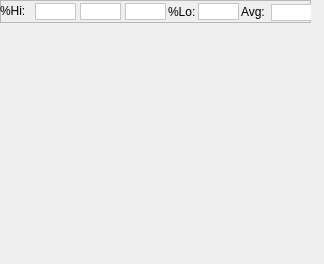
<?xml version="1.0" encoding="UTF-8"?>
<ui version="4.0">
 <class>histwin</class>
 <widget class="QDialog" name="histwin">
  <property name="geometry">
   <rect>
    <x>0</x>
    <y>0</y>
    <width>324</width>
    <height>264</height>
   </rect>
  </property>
  <property name="windowTitle">
   <string>Pi Film Capture</string>
  </property>
  <widget class="QWidget" name="verticalLayoutWidget">
   <property name="geometry">
    <rect>
     <x>0</x>
     <y>30</y>
     <width>321</width>
     <height>231</height>
    </rect>
   </property>
   <layout class="QVBoxLayout" name="histogram"/>
  </widget>
  <widget class="QFrame" name="frame">
   <property name="geometry">
    <rect>
     <x>0</x>
     <y>0</y>
     <width>311</width>
     <height>23</height>
    </rect>
   </property>
   <property name="frameShape">
    <enum>QFrame::StyledPanel</enum>
   </property>
   <property name="frameShadow">
    <enum>QFrame::Raised</enum>
   </property>
   <widget class="QLabel" name="pctOverB">
    <property name="geometry">
     <rect>
      <x>125</x>
      <y>3</y>
      <width>41</width>
      <height>17</height>
     </rect>
    </property>
    <property name="styleSheet">
     <string notr="true">background-color: white; color: blue</string>
    </property>
    <property name="frameShape">
     <enum>QFrame::StyledPanel</enum>
    </property>
    <property name="text">
     <string/>
    </property>
    <property name="textFormat">
     <enum>Qt::PlainText</enum>
    </property>
   </widget>
   <widget class="QLabel" name="pctOverR">
    <property name="geometry">
     <rect>
      <x>35</x>
      <y>3</y>
      <width>41</width>
      <height>17</height>
     </rect>
    </property>
    <property name="styleSheet">
     <string notr="true">background-color: white; color: red</string>
    </property>
    <property name="frameShape">
     <enum>QFrame::StyledPanel</enum>
    </property>
    <property name="text">
     <string/>
    </property>
    <property name="textFormat">
     <enum>Qt::PlainText</enum>
    </property>
   </widget>
   <widget class="QLabel" name="pctOverG">
    <property name="geometry">
     <rect>
      <x>80</x>
      <y>3</y>
      <width>41</width>
      <height>17</height>
     </rect>
    </property>
    <property name="styleSheet">
     <string notr="true">background-color: white; color: green</string>
    </property>
    <property name="frameShape">
     <enum>QFrame::StyledPanel</enum>
    </property>
    <property name="text">
     <string/>
    </property>
    <property name="textFormat">
     <enum>Qt::PlainText</enum>
    </property>
   </widget>
   <widget class="QLabel" name="label_9">
    <property name="geometry">
     <rect>
      <x>168</x>
      <y>3</y>
      <width>31</width>
      <height>17</height>
     </rect>
    </property>
    <property name="text">
     <string>%Lo:</string>
    </property>
   </widget>
   <widget class="QLabel" name="pctUnder">
    <property name="geometry">
     <rect>
      <x>198</x>
      <y>3</y>
      <width>41</width>
      <height>17</height>
     </rect>
    </property>
    <property name="styleSheet">
     <string notr="true">background-color: white</string>
    </property>
    <property name="frameShape">
     <enum>QFrame::StyledPanel</enum>
    </property>
    <property name="text">
     <string/>
    </property>
    <property name="textFormat">
     <enum>Qt::PlainText</enum>
    </property>
   </widget>
   <widget class="QLabel" name="pctAvg">
    <property name="geometry">
     <rect>
      <x>271</x>
      <y>4</y>
      <width>41</width>
      <height>17</height>
     </rect>
    </property>
    <property name="styleSheet">
     <string notr="true">background-color: white</string>
    </property>
    <property name="frameShape">
     <enum>QFrame::StyledPanel</enum>
    </property>
    <property name="text">
     <string/>
    </property>
    <property name="textFormat">
     <enum>Qt::PlainText</enum>
    </property>
   </widget>
   <widget class="QLabel" name="label_19">
    <property name="geometry">
     <rect>
      <x>241</x>
      <y>1</y>
      <width>31</width>
      <height>21</height>
     </rect>
    </property>
    <property name="text">
     <string>Avg:</string>
    </property>
   </widget>
   <widget class="QLabel" name="label_35">
    <property name="geometry">
     <rect>
      <x>0</x>
      <y>2</y>
      <width>31</width>
      <height>17</height>
     </rect>
    </property>
    <property name="text">
     <string>%Hi:</string>
    </property>
   </widget>
  </widget>
 </widget>
 <resources/>
 <connections/>
 <slots>
  <signal>gotFolder(str)</signal>
  <signal>frameCaptured(int)</signal>
  <slot>printInt(int)</slot>
  <slot>motorFwd()</slot>
  <slot>motorStop()</slot>
  <slot>motorRev()</slot>
  <slot>motorSpeed(int)</slot>
  <slot>lightSet(bool)</slot>
  <slot>frameUp()</slot>
  <slot>frameDown()</slot>
  <slot>frameLeft()</slot>
  <slot>frameRight()</slot>
  <slot>zoomIn()</slot>
  <slot>zoomOut()</slot>
  <slot>captureStart()</slot>
  <slot>captureEnd()</slot>
  <slot>capturePauseToggle()</slot>
  <slot>chooseFolder()</slot>
  <slot>setBlend(bool)</slot>
  <slot>setEndFrame(int)</slot>
  <slot>setStartFrame(int)</slot>
  <slot>setBlendStops(double)</slot>
  <slot>setGainBlue(int)</slot>
  <slot>setGainRed(int)</slot>
  <slot>previewSet(bool)</slot>
  <slot>setDrc(QString)</slot>
  <slot>loadConfig()</slot>
  <slot>saveConfig()</slot>
  <slot>setBright(int)</slot>
  <slot>setSharpness(int)</slot>
  <slot>setHFlip(bool)</slot>
  <slot>setVFlip(bool)</slot>
  <slot>setSaturation(int)</slot>
  <slot>setBW(bool)</slot>
  <slot>setBlankDetect(bool)</slot>
  <slot>setBlankLimit(int)</slot>
  <slot>setExposureDown()</slot>
  <slot>setExposureUp()</slot>
  <slot>setExposureValue()</slot>
  <slot>setExposure()</slot>
  <slot>takeTestPhoto()</slot>
  <slot>resetBright()</slot>
  <slot>resetContrast()</slot>
  <slot>resetGainBlue()</slot>
  <slot>resetGainRed()</slot>
  <slot>resetSaturation()</slot>
  <slot>tabChanged(int)</slot>
  <slot>saveCurrentConfig()</slot>
  <slot>setContrast(int)</slot>
  <slot>autowhite(bool)</slot>
  <slot>setZoom(int)</slot>
  <slot>setX(int)</slot>
  <slot>setY(int)</slot>
  <slot>setDriveSpeed(int)</slot>
  <slot>setBlend(int)</slot>
  <slot>setStillPort(bool)</slot>
  <slot>colorSet()</slot>
  <slot>setAWBmode(QString)</slot>
  <slot>setEV(int)</slot>
  <slot>saveInits()</slot>
  <slot>setCapRes(int)</slot>
  <slot>motorffd()</slot>
  <slot>motorfrev()</slot>
  <slot>capFrameAdv()</slot>
  <slot>capFrameRev()</slot>
  <slot>capFrameAdv10()</slot>
  <slot>capFrameRev10()</slot>
  <slot>setAutoExp(bool)</slot>
  <slot>capturePause(bool)</slot>
  <slot>setAdjLowR(int)</slot>
  <slot>setAdjHiR(int)</slot>
  <slot>setAdjLowG(int)</slot>
  <slot>setAdjHiG(int)</slot>
  <slot>setAdjLowB(int)</slot>
  <slot>setAdjHiB(int)</slot>
  <slot>setLensCorr(bool)</slot>
  <slot>setRotation(bool)</slot>
  <slot>setCrop(bool)</slot>
  <slot>setLensCorrValue(double)</slot>
  <slot>setLensCorrX(double)</slot>
  <slot>setLensCorrY(double)</slot>
  <slot>setRotationValue(double)</slot>
  <slot>setCropL(int)</slot>
  <slot>setCropR(int)</slot>
  <slot>setCropT(int)</slot>
  <slot>setCropB(int)</slot>
  <slot>getBlankImage()</slot>
  <slot>setVignetting(bool)</slot>
 </slots>
</ui>
